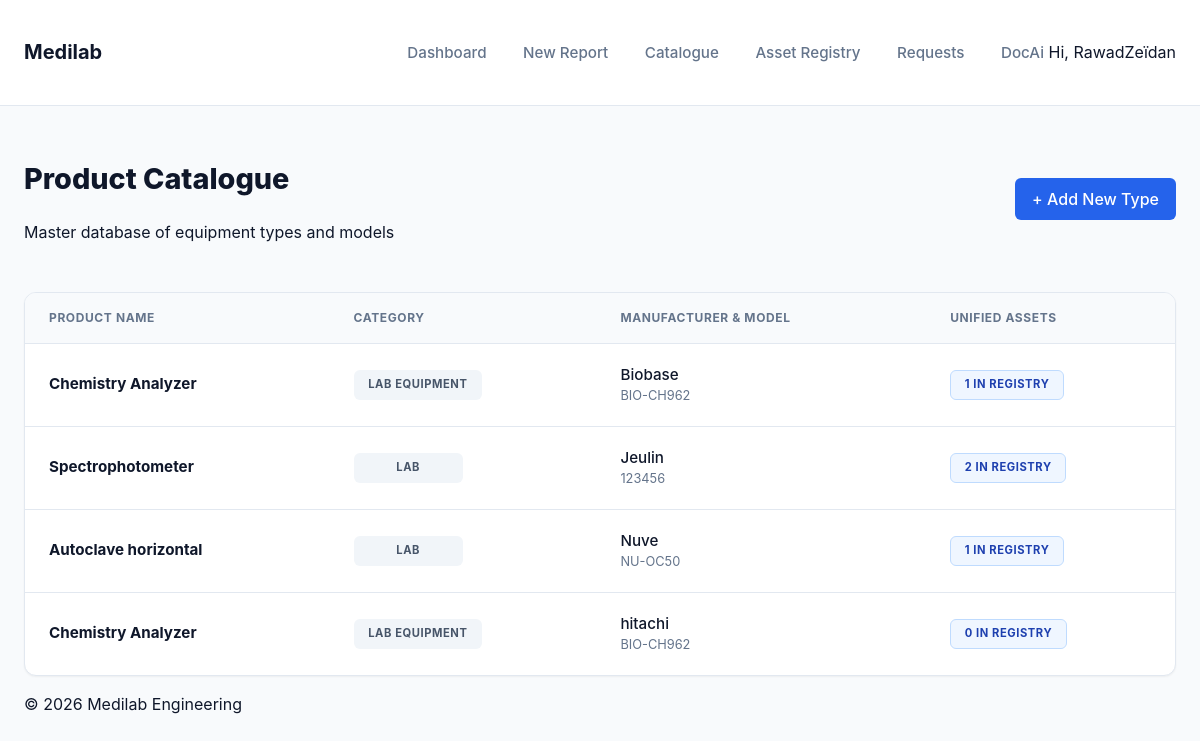
The page /products/ (signed in) on the database its author committed.
### core/models.py (models this page shows, shortened)
class Product(models.Model):
    name = models.CharField(max_length=255)
    category = models.CharField(max_length=255)
    manufacturer = models.CharField(max_length=255)
    model = models.CharField(max_length=255)
    notes = models.TextField(blank=True, null=True)
    class Meta:
        unique_together = [['manufacturer', 'model']]
        ordering = ['manufacturer', 'model']

### core/views.py (the view)
# urls.py: path('products/', ProductListView.as_view(), name='product_list'),
class ProductListView(LoginRequiredMixin, ListView):
    model = Product
    template_name = 'core/product_list.html'
    context_object_name = 'products'

### templates/core/product_list.html (shortened to what this page needs)
{% extends 'base.html' %}
{% block content %}
<div class="page-header-actions">
    <div>
        <h1 class="page-title">Product Catalogue</h1>
        <p class="text-muted">Master database of equipment types and models</p>
    </div>
    <a href="{% url 'product_create' %}" class="btn btn-primary">+ Add New Type</a>
</div>
<div class="card" style="padding: 0; overflow: hidden;">
    <div class="table-responsive desktop-only">
        <table class="modern-table">
            <thead>
                <tr>
                    <th>Product Name</th>
                    <th>Category</th>
                    <th>Manufacturer & Model</th>
                    <th class="text-center">Unified Assets</th>
                </tr>
            </thead>
            <tbody>
                {% for product in products %}
                <tr>
                    <td>
                        <div style="font-weight: 700; color: #0f172a;">{{ product.name }}</div>
                    </td>
                    <td><span class="status-badge" style="background: #f1f5f9; color: #475569;">{{ product.category }}</span></td>
                    <td>
                        <div style="font-weight: 500;">{{ product.manufacturer }}</div>
                        <div style="font-size: 0.8rem; color: #64748b;">{{ product.model }}</div>
                    </td>
                    <td class="text-center">
                        <span class="status-badge" style="background: #eff6ff; color: #1e40af; border: 1px solid #bfdbfe;">
                            {{ product.instances.count }} in Registry
                        </span>
                    </td>
                </tr>
                {% empty %}
                <tr>
                    <td colspan="4" class="text-center py-5">No product types found.</td>
                </tr>
                {% endfor %}
            </tbody>
        </table>
    </div>
</div>
{% endblock %}

### templates/base.html (shortened to what this page needs)
{% load static %}
<!DOCTYPE html>
<html lang="en">
<head>
    <link rel="stylesheet" href="{% static 'css/styles.css' %}?v=3.0">
</head>
<body>
    <header class="app-header">
        <div class="container">
            <h1 class="logo"><a href="{% url 'dashboard' %}">Medilab</a></h1>
            <nav class="main-nav">
                <a href="{% url 'dashboard' %}" class="nav-link">Dashboard</a>
                <a href="{% url 'report_create' %}" class="nav-link">New Report</a>
                <a href="{% url 'product_list' %}" class="nav-link">Catalogue</a>
                <a href="{% url 'equipment_list' %}" class="nav-link">Asset Registry</a>
                <a href="{% url 'request_list' %}" class="nav-link">Requests</a>
                <a href="{% url 'docai:home' %}" class="nav-link">DocAi</a>
                {% if user.is_authenticated %}
                    <span class="user-greeting">Hi, {{ user.username }}</span>
                {% endif %}
            </nav>
        </div>
    </header>
    <main class="container">
        {% block content %}
        {% endblock %}
    </main>
    <footer class="app-footer">
        <div class="container">
            <p>&copy; 2026 Medilab Engineering</p>
        </div>
    </footer>
</body>
</html>

### static/css/styles.css (style rules this page uses)
:root { --primary-color: #2563eb; --primary-dark: #1d4ed8; --primary-soft: #eff6ff; --secondary-color: #475569; --text-color: #0f172a; --text-muted: #64748b; --card-bg: #ffffff; --border-color: #e2e8f0; --success-color: #10b981; --success-soft: #ecfdf5; --warning-color: #f59e0b; --warning-soft: #fffbeb; --danger-color: #ef4444; --danger-soft: #fef2f2; --info-color: #06b6d4; --info-soft: #ecfeff; --background-color: #f8fafc; --font-family: 'Inter', system-ui, -apple-system, sans-serif; --shadow-sm: 0 1px 2px 0 rgb(0 0 0 / 0.05); --shadow-md: 0 4px 6px -1px rgb(0 0 0 / 0.1), 0 2px 4px -2px rgb(0 0 0 / 0.1); }
body { font-family: var(--font-family); background-color: var(--background-color); color: var(--text-color); margin: 0; line-height: 1.5; }
.container { max-width: 1200px; margin: 0 auto; padding: 0 1.5rem; }
.app-header { background-color: var(--card-bg); border-bottom: 1px solid var(--border-color); padding: 1rem 0; margin-bottom: 2rem; }
.app-header .container { display: flex; justify-content: space-between; align-items: center; }
.logo a { text-decoration: none; color: var(--text-color); font-size: 1.25rem; font-weight: 700; display: flex; align-items: center; gap: 0.5rem; }
.main-nav .nav-link { margin-left: 2rem; text-decoration: none; color: var(--text-muted); font-weight: 500; font-size: 0.95rem; transition: color 0.15s; }
.desktop-only { display: block; }
.status-badge { font-size: 0.75rem; padding: 0.25rem 0.75rem; border-radius: 9999px; font-weight: 700; text-transform: uppercase; letter-spacing: 0.05em; }
.card { background: var(--card-bg); border: 1px solid var(--border-color); border-radius: 12px; padding: 1.5rem; box-shadow: var(--shadow-sm); }
.btn { display: inline-flex; align-items: center; justify-content: center; padding: 0.5rem 1rem; border-radius: 6px; font-weight: 500; text-decoration: none; cursor: pointer; border: 1px solid transparent; transition: all 0.2s; }
.btn-primary { background: var(--primary-color); color: white; }
.page-header-actions { display: flex; justify-content: space-between; align-items: center; margin-bottom: 2rem; }
.page-title { font-size: 1.8rem; font-weight: 800; color: #0f172a; }
.status-badge { padding: 0.35rem 0.85rem; font-size: 0.7rem; letter-spacing: 0.05em; border-radius: 6px; border: 1px solid transparent; display: inline-flex; align-items: center; justify-content: center; min-width: 80px; }
.modern-table { width: 100%; border-collapse: separate; border-spacing: 0; }
.modern-table th { background: #f8fafc; color: #64748b; font-weight: 700; font-size: 0.75rem; text-transform: uppercase; letter-spacing: 0.05em; padding: 1rem 1.5rem; border-bottom: 1px solid var(--border-color); text-align: left; }
.modern-table td { padding: 1.25rem 1.5rem; border-bottom: 1px solid var(--border-color); vertical-align: middle; color: var(--text-color); font-size: 0.95rem; }
.modern-table tr:last-child td { border-bottom: none; }

### rows shown on the page
Product: name "Chemistry Analyzer", category "LAB EQUIPMENT", manufacturer "Biobase", model "BIO-CH962", instances.count "1"
Product: name "Spectrophotometer", category "LAB", manufacturer "Jeulin", model "123456", instances.count "2"
Product: name "Autoclave horizontal", category "LAB", manufacturer "Nuve", model "NU-OC50", instances.count "1"
Product: name "Chemistry Analyzer", category "LAB EQUIPMENT", manufacturer "hitachi", model "BIO-CH962", instances.count "0"

### other values the page prints
{{ user.username }} "RawadZeïdan"
